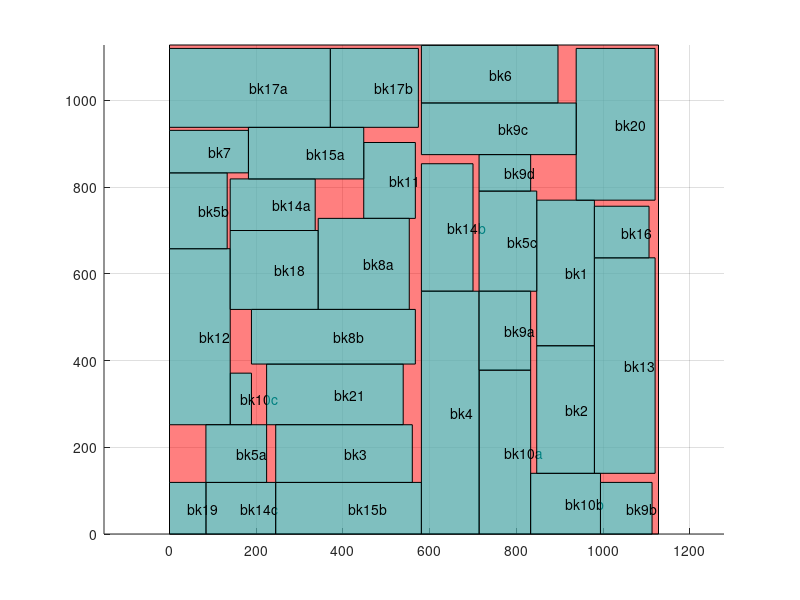

MATLAB code to generate this figure:
axis equal;
hold on;
grid on;

block_x=[0 0 1127.87 1127.87 0 ];
block_y=[0 1127.87 1127.87 0 0 ];
fill(block_x,block_y,'r','facealpha',0.5);
block_x=[847 847 980 980 847 ];
block_y=[434 770 770 434 434 ];
fill(block_x,block_y,'c','facealpha',0.5);
text(913.5, 602, 'bk1');

block_x=[714 714 833 833 714 ];
block_y=[0 378 378 0 0 ];
fill(block_x,block_y,'c','facealpha',0.5);
text(773.5, 189, 'bk10a');

block_x=[833 833 994 994 833 ];
block_y=[0 140 140 0 0 ];
fill(block_x,block_y,'c','facealpha',0.5);
text(913.5, 70, 'bk10b');

block_x=[140 140 189 189 140 ];
block_y=[252 371 371 252 252 ];
fill(block_x,block_y,'c','facealpha',0.5);
text(164.5, 311.5, 'bk10c');

block_x=[448 448 567 567 448 ];
block_y=[728 903 903 728 728 ];
fill(block_x,block_y,'c','facealpha',0.5);
text(507.5, 815.5, 'bk11');

block_x=[0 0 140 140 0 ];
block_y=[252 658 658 252 252 ];
fill(block_x,block_y,'c','facealpha',0.5);
text(70, 455, 'bk12');

block_x=[980 980 1120 1120 980 ];
block_y=[140 637 637 140 140 ];
fill(block_x,block_y,'c','facealpha',0.5);
text(1050, 388.5, 'bk13');

block_x=[140 140 336 336 140 ];
block_y=[700 819 819 700 700 ];
fill(block_x,block_y,'c','facealpha',0.5);
text(238, 759.5, 'bk14a');

block_x=[581 581 700 700 581 ];
block_y=[560 854 854 560 560 ];
fill(block_x,block_y,'c','facealpha',0.5);
text(640.5, 707, 'bk14b');

block_x=[84 84 245 245 84 ];
block_y=[0 119 119 0 0 ];
fill(block_x,block_y,'c','facealpha',0.5);
text(164.5, 59.5, 'bk14c');

block_x=[182 182 448 448 182 ];
block_y=[819 938 938 819 819 ];
fill(block_x,block_y,'c','facealpha',0.5);
text(315, 878.5, 'bk15a');

block_x=[245 245 581 581 245 ];
block_y=[0 119 119 0 0 ];
fill(block_x,block_y,'c','facealpha',0.5);
text(413, 59.5, 'bk15b');

block_x=[980 980 1106 1106 980 ];
block_y=[637 756 756 637 637 ];
fill(block_x,block_y,'c','facealpha',0.5);
text(1043, 696.5, 'bk16');

block_x=[0 0 371 371 0 ];
block_y=[938 1120 1120 938 938 ];
fill(block_x,block_y,'c','facealpha',0.5);
text(185.5, 1029, 'bk17a');

block_x=[371 371 574 574 371 ];
block_y=[938 1120 1120 938 938 ];
fill(block_x,block_y,'c','facealpha',0.5);
text(472.5, 1029, 'bk17b');

block_x=[140 140 343 343 140 ];
block_y=[518 700 700 518 518 ];
fill(block_x,block_y,'c','facealpha',0.5);
text(241.5, 609, 'bk18');

block_x=[0 0 84 84 0 ];
block_y=[0 119 119 0 0 ];
fill(block_x,block_y,'c','facealpha',0.5);
text(42, 59.5, 'bk19');

block_x=[847 847 980 980 847 ];
block_y=[140 434 434 140 140 ];
fill(block_x,block_y,'c','facealpha',0.5);
text(913.5, 287, 'bk2');

block_x=[938 938 1120 1120 938 ];
block_y=[770 1120 1120 770 770 ];
fill(block_x,block_y,'c','facealpha',0.5);
text(1029, 945, 'bk20');

block_x=[224 224 539 539 224 ];
block_y=[252 392 392 252 252 ];
fill(block_x,block_y,'c','facealpha',0.5);
text(381.5, 322, 'bk21');

block_x=[245 245 560 560 245 ];
block_y=[119 252 252 119 119 ];
fill(block_x,block_y,'c','facealpha',0.5);
text(402.5, 185.5, 'bk3');

block_x=[581 581 714 714 581 ];
block_y=[0 560 560 0 0 ];
fill(block_x,block_y,'c','facealpha',0.5);
text(647.5, 280, 'bk4');

block_x=[84 84 224 224 84 ];
block_y=[119 252 252 119 119 ];
fill(block_x,block_y,'c','facealpha',0.5);
text(154, 185.5, 'bk5a');

block_x=[0 0 133 133 0 ];
block_y=[658 833 833 658 658 ];
fill(block_x,block_y,'c','facealpha',0.5);
text(66.5, 745.5, 'bk5b');

block_x=[714 714 847 847 714 ];
block_y=[560 791 791 560 560 ];
fill(block_x,block_y,'c','facealpha',0.5);
text(780.5, 675.5, 'bk5c');

block_x=[581 581 896 896 581 ];
block_y=[994 1127 1127 994 994 ];
fill(block_x,block_y,'c','facealpha',0.5);
text(738.5, 1060.5, 'bk6');

block_x=[0 0 182 182 0 ];
block_y=[833 931 931 833 833 ];
fill(block_x,block_y,'c','facealpha',0.5);
text(91, 882, 'bk7');

block_x=[343 343 553 553 343 ];
block_y=[518 728 728 518 518 ];
fill(block_x,block_y,'c','facealpha',0.5);
text(448, 623, 'bk8a');

block_x=[189 189 567 567 189 ];
block_y=[392 518 518 392 392 ];
fill(block_x,block_y,'c','facealpha',0.5);
text(378, 455, 'bk8b');

block_x=[714 714 833 833 714 ];
block_y=[378 560 560 378 378 ];
fill(block_x,block_y,'c','facealpha',0.5);
text(773.5, 469, 'bk9a');

block_x=[994 994 1113 1113 994 ];
block_y=[0 119 119 0 0 ];
fill(block_x,block_y,'c','facealpha',0.5);
text(1053.5, 59.5, 'bk9b');

block_x=[581 581 938 938 581 ];
block_y=[875 994 994 875 875 ];
fill(block_x,block_y,'c','facealpha',0.5);
text(759.5, 934.5, 'bk9c');

block_x=[714 714 833 833 714 ];
block_y=[791 875 875 791 791 ];
fill(block_x,block_y,'c','facealpha',0.5);
text(773.5, 833, 'bk9d');

